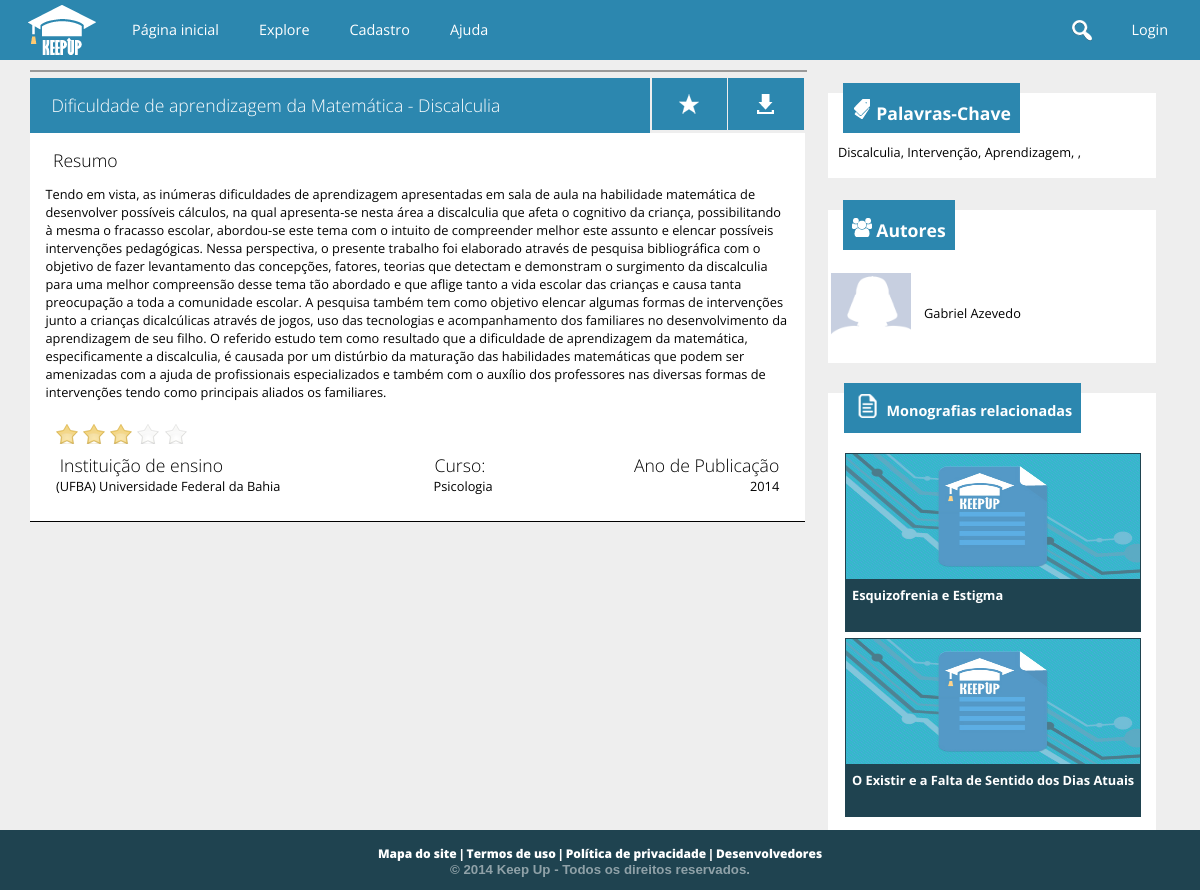
Screenshot of /trabalho.php?t=61 with the database file from the repository.
### tables this page shows
CREATE TABLE `trabalho` (
  `cd_trabalho` int(11) NOT NULL AUTO_INCREMENT,
  `nm_titulo` varchar(200) NOT NULL,
  `ds_resumo` text,
  `cd_escola` int(11) NOT NULL,
  `cd_curso` int(11) NOT NULL,
  `dt_publicado` datetime NOT NULL,
  `aa_publicacao` int(4) NOT NULL,
  `tx_pchave` varchar(255) DEFAULT '',
  PRIMARY KEY (`cd_trabalho`),
  KEY `fk_trabalhoescola` (`cd_escola`),
  KEY `fk_trabalhocurso` (`cd_curso`),
  CONSTRAINT `fk_trabalhocurso` FOREIGN KEY (`cd_curso`) REFERENCES `curso` (`cd_curso`),
  CONSTRAINT `fk_trabalhoescola` FOREIGN KEY (`cd_escola`) REFERENCES `escola` (`cd_escola`)
);

CREATE TABLE `escola` (
  `cd_escola` int(11) NOT NULL AUTO_INCREMENT,
  `cd_usuario` int(11) NOT NULL,
  `nm_escola` varchar(300) NOT NULL,
  `nm_cnpj` char(14) NOT NULL,
  `tx_url_avatar` text,
  `tx_info` text,
  `tx_endereco` varchar(150) DEFAULT NULL,
  `tx_contato` text,
  `tx_url_externo` text,
  `cd_cidade` int(11) DEFAULT NULL,
  PRIMARY KEY (`cd_escola`),
  UNIQUE KEY `cd_usuario` (`cd_usuario`),
  UNIQUE KEY `nm_cnpj` (`nm_cnpj`),
  KEY `fk_escolacidade` (`cd_cidade`),
  CONSTRAINT `fk_escolacidade` FOREIGN KEY (`cd_cidade`) REFERENCES `cidade` (`cd_cidade`),
  CONSTRAINT `fk_escolausuario` FOREIGN KEY (`cd_usuario`) REFERENCES `usuario` (`cd_usuario`)
);

CREATE TABLE `aluno` (
  `cd_aluno` int(11) NOT NULL AUTO_INCREMENT,
  `cd_usuario` int(11) NOT NULL,
  `nm_aluno` varchar(100) NOT NULL,
  `dt_nascimento` date NOT NULL,
  `tx_bio` text,
  `nm_url_avatar` text,
  `nm_fb` varchar(50) DEFAULT NULL,
  `tx_url_linkedin` text,
  `tx_url_externo` text,
  `nm_profissao` varchar(50) DEFAULT NULL,
  `cd_cidade` int(11) DEFAULT NULL,
  PRIMARY KEY (`cd_aluno`),
  UNIQUE KEY `cd_usuario` (`cd_usuario`),
  KEY `fk_alunocidade` (`cd_cidade`),
  CONSTRAINT `fk_alunocidade` FOREIGN KEY (`cd_cidade`) REFERENCES `cidade` (`cd_cidade`),
  CONSTRAINT `fk_alunousuario` FOREIGN KEY (`cd_usuario`) REFERENCES `usuario` (`cd_usuario`)
);

CREATE TABLE `curso` (
  `cd_curso` int(11) NOT NULL AUTO_INCREMENT,
  `nm_curso` varchar(100) NOT NULL,
  `vl_nivel` tinyint(4) NOT NULL,
  `cd_area` int(11) NOT NULL,
  PRIMARY KEY (`cd_curso`),
  UNIQUE KEY `nm_curso` (`nm_curso`),
  KEY `fk_curso_area` (`cd_area`),
  CONSTRAINT `fk_curso_area` FOREIGN KEY (`cd_area`) REFERENCES `area` (`cd_area`)
);

### public_html/php/mediaAvaliacao.php (called while the page is built, shortened)
<?php
$somaAvaliacoes = "SELECT sum(vl_voto) FROM voto WHERE cd_trabalho = $cd_trabalho";
$soma = $conexao->consultar($somaAvaliacoes);
    if($soma[0][0] <> null) {
                $qtVotos = $conexao->consultar("SELECT count(vl_voto) FROM voto WHERE cd_trabalho = $cd_trabalho");
                $total =  (int)$soma[0][0];
                $divide = (int)$qtVotos[0][0];
                $media = $total/$divide;
                $media = number_format($media, 1);
                $decimal = explode('.', $media);
                $comparar = $decimal[1];
                if($comparar > 5) { $media = ceil($media); }
    }
?>

### conexao.class.php (called while the page is built, shortened)
<?php
class Conexao {
	private $host = "localhost";
	private $usuario = "root";
	private $senha = "usbw";
	private $banco = "keepup";
	private function conectar() {
		if($this->conexao = mysql_connect($this->host, $this->usuario, $this->senha)) {
			if($this->conexaoBanco = mysql_select_db($this->banco)) {
				return $this;
			}
		}
		die("conexao.class:20". mysql_error());
	}
	public function consultar($sql) {
		if($query = mysql_query($sql)) {
			$arr_resultado = array();
			while($resultado = mysql_fetch_array($query)) {
				array_push($arr_resultado, $resultado);
			}
			return $arr_resultado;
		}
		else {
			echo "conexao:39: ".mysql_error();
			$this->desconectar();
			return false;
		}
	}
}
?>

### public_html/trabalho.php (the view, shortened to what this page needs)
<?php
require("../conexao.class.php");
$conexao = new Conexao();
$cd_trabalho = $_GET['t'];
$comando = "SELECT * FROM trabalho WHERE cd_trabalho = $cd_trabalho";
$trabalho = $conexao->consultar($comando);
$cd_escola = $trabalho[0]['cd_escola'];
$comando = "SELECT nm_escola FROM escola WHERE cd_escola = $cd_escola";
$escola = $conexao->consultar($comando);
$comando =
    "SELECT
        al.nm_aluno 'nome', al.cd_usuario 'cdUser', al.cd_aluno 'cd', al.nm_url_avatar 'urlAvatar',
        c.nm_curso 'nmCurso'
    FROM
        autoria au, trabalho t, aluno al, curso c
    WHERE
        t.cd_trabalho = $cd_trabalho and
        au.cd_trabalho = t.cd_trabalho and
        au.cd_aluno = al.cd_aluno and
        t.cd_curso = c.cd_curso";
$autores = $conexao->consultar($comando);
$autorDoTrabalho = false;
$relacionados = $conexao->consultar(
	"SELECT * FROM trabalho t where cd_curso = {$trabalho[0]["cd_curso"]}
    order by rand() limit 3;"
);
$jaEhFavorito = false;
$pchaves = explode(".", $trabalho[0]["tx_pchave"]);
$i = 0;
foreach($pchaves as $pchave) {
    $pchaves[$i] = trim($pchave);
    $i++;
}
require("php/mediaAvaliacao.php");
?>
<!doctype html>
<html>
<head>
    <link href="cs/style_monografia.css" type="text/css" rel="stylesheet">
    <link href="cs/global.css" rel="stylesheet" type="text/css" />
</head>
<body>
	<?php
		include_once("header.php");
	?>
	 <section>
    	<div id="bloco1_esquerda_resumo" onmouseout='EstrelaCor(<?php if(isset($media)) { echo $media;}?>)'>
                <div id="imagem_monografia">
                </div>
        		<div id="bloco1_esquerda_titulo" style="height:auto">
                	<h1><?php echo $trabalho[0]['nm_titulo']; ?></h1>
                </div>
                	<a href="#">
                <div id="bloco1_esquerda_favorito"
                        style="<?php if($autorDoTrabalho) { ?>background-image:url(images/pencil.png);<?php } if($jaEhFavorito) { ?>background-color: #1f4350;<?php } ?>">
                </div>
                	</a>
                	<a href="docs/<?php echo $cd_trabalho; ?>/main.pdf" target="_blank">
                <div id="bloco1_esquerda_baixar"> </div>
                	</a>
                <div id="bloco1_esquerda_parte_escrita">
                	<h1> Resumo </h1>
                   <p><?php echo $trabalho[0]['ds_resumo'];?></p>
                    <div id="rodape_monografia">
                    	<table id="table_rodape">
                        	<tr>
                                 <td>
                                 <div id="votar">
                                <input type='image' title='Fraco'  class='estrela' src='images/stars.png' id='um' value='1' onmouseover='EstrelaCor("1")' onmouseout='EstrelaSemCor()' onclick="votar('1');">
                                <input type='image' title='Regular' class='estrela' src='images/stars.png' id='dois' value='2' onmouseover='EstrelaCor("2")' onmouseout='EstrelaSemCor()' onclick="votar('2');">
                                <input type='image' title='Bom' class='estrela' src='images/stars.png' id='tres' value='3' onmouseover='EstrelaCor("3")' onmouseout='EstrelaSemCor()' onclick="votar('3');">
                                <input type='image' title='Muito Bom' class='estrela' src='images/stars.png' id='quatro' value='4' onmouseover='EstrelaCor("4")' onmouseout='EstrelaSemCor()' onclick="votar('4');">
                                <input type='image' title='Excelente' class='estrela' src='images/stars.png' id='cinco' value='5' onmouseover='EstrelaCor("5")' onmouseout='EstrelaSemCor()' onclick="votar('5');">
                                </div>
                                </td>
                            </tr>
                            <tr>
                            <td>
                            	<h1> Instituição de ensino </h1>
                                <p> <?php echo $escola[0]['nm_escola'];?> </p>
                            </td>
                            	<td> <h1> Curso: </h1> <p><?php echo $autores[0]['nmCurso'];?></p> </td>
                                <td style="text-align:right;"> <h1> Ano de Publicação </h1> <p><?php echo $trabalho[0]['aa_publicacao']; ?></p></td>
                            </tr>
                        </table>
                    </div>
                </div>
        </div>
        <div id="direita" style="height:auto">
            <div id="bloco2_palavra_chave">
            	<header class="UltimosTrabalhos">
                          <div class="latest_posts">
		                          <table>
                                  	<tr>
                                    	<td> <img src="images/index_icons/chave.png" style="margin-top:-20px" > </td>
                                  		<td> <h1> Palavras-Chave </h1> </td>
                                    </tr>
                                  </table>
                          </div>
                    </header>
            	<p>
                    <?php foreach($pchaves as $pchave) { echo "<a href='explore.php?pesquisa=$pchave'>$pchave</a>, ";} ?>
               </p>
            </div>
            <div id="bloco3_autores">
            	<header class="UltimosTrabalhos">
                          <div class="latest_posts">
		                          <table>
                                  	<tr>
                                    	<td> <img src="images/index_icons/autores.png"> </td>
                                  		<td> <h1 > Autores </h1> </td>
                                    </tr>
                                  </table>
                          </div>
                    </header>
	<?php foreach ($autores as $autor) { ?>
        <a href='usuario.php?u=<?php echo $autor['cdUser']; ?>' style="color:black;">
           <table id="table_autores">
              <tr>
              <td style="width:80px">
                            	<div id="foto_usuario_monografia">
				<?php if($autor['urlAvatar'] <> '') { ?>
                    <img src="images/upload/<?php echo "{$autor['cdUser']}/{$autor['urlAvatar']}"; ?>" class="imagem_usuario">
                <?php }
                else { ?>
                    <img src="images/default/usericon.png" class="imagem_usuario">
                <?php } ?>
                </div>
                </td>
                <td style="padding-left:10px">
				<?php
                	echo "<p>{$autor['nome']}</p>";
                ?>
                </td>
            </tr>
            </table>
        </a>
    <?php } ?>
			</div>
           <?php if(sizeof($relacionados) > 0) { ?>
            <div id="bloco4_monografia_relacionada">
                    <header class="UltimosTrabalhos">
                          <div class="latest_posts" style="margin-left:-2%;">
                              <table>
                                <tr>
                                    <td> <img src="images/perfil_usuario/monografias.png" width="30"> </td>
                                    <td> <h1 style="font-size:.9em"> Monografias relacionadas </h1> </td>
                                </tr>
                              </table>
                          </div>
                    </header>
                    <?php foreach ($relacionados as $trabalhoRelacionado) {
                    if($trabalhoRelacionado['cd_trabalho'] <> $cd_trabalho){   ?>
                    <a href="trabalho.php?t=<?php echo $trabalhoRelacionado['cd_trabalho'];?>">
                        <div id="cada_monografia_relacionada">
                            <div class="imagem_monografia_relacionada">
                                <img src="images/imagens_monografias/img_vis.jpg" class="imagem_relacionada">
                            </div>
                            <footer class="titulo_relacionada"> <h1> <?php echo substr($trabalhoRelacionado['nm_titulo'], 0, 75);?></h1>  </footer>
                        </div>
                    </a>
                    <?php }}?>
                </div>
            </div>
           <?php } ?>
    </section>
    <?php
		include_once("footer.php");
	?>
</body>
</html>

### public_html/cs/style_monografia.css (style rules this page uses)
section { width:95%; height:auto; margin:auto; }
p { font-size:.8em; }
#imagem_monografia { width:100%; background-color:white; margin-bottom:2%; border:1px solid rgba(0,0,0,.4); text-align:center; max-height:300px; }
.imagem_usuario { width:100%; max-height:100%; }
#bloco1_esquerda_resumo { width:68%; height:auto; color:white; margin:0; padding-top:10px; float:left; }
#bloco1_esquerda_resumo h1 { margin:0; margin-left:1%; font-weight:100; font-size:1.1em; }
#bloco1_esquerda_titulo { width:76%; padding:2%; height:20px; margin-top:-10px; background-color:#2c87af; float:left; margin-right:0.2%; overflow:hidden; }
#bloco1_esquerda_favorito { width:5.7%; height:20px; padding:2%; margin-top:-10px; background-color:#2c87af; float:left; margin-right:0.2%; background-image:url(../images/index_icons/star.png); background-position:center; background-repeat:no-repeat; -webkit-transition: background-color; -webkit-transition-duration:0.1s ; -webkit-transition-timing-function:ease-in; }
#bloco1_esquerda_baixar { width:5.7%; height:20px; padding:2%; margin-top:-10px; background-color:#2c87af; float:left; background-image:url(../images/index_icons/favorito.png); background-position:center; background-repeat:no-repeat; -webkit-transition: background-color; -webkit-transition-duration:0.1s ; -webkit-transition-timing-function:ease-in; }
#bloco1_esquerda_parte_escrita { width:96%; height:auto; padding:2%; background-color:white; clear:both; color:black; border-bottom:1px solid black; }
#direita { width:30%; float:right; height:auto; height:60px; }
#bloco2_palavra_chave { width:96%; height:auto; background-color:white; margin-top:5%; padding-bottom:2%; }
#bloco2_palavra_chave p { margin:10px; margin-top:-10px; font-size:.8em }
.UltimosTrabalhos { margin-top:20px; width:97%; background-color:white; margin:auto; MARGIN-TOP:10%; }
.latest_posts { float:left; width:auto; padding-left:2%; padding-right:2%; height:50px; margin-top:-10px; background-color:#2c87af; color:white; margin-left:10px; }
.latest_posts h1 { font-size:1.1em; margin-top:15px; }
#bloco3_autores { width:96%; height:auto; background-color:white; margin-top:5%; padding-bottom:2%; }
#table_autores { width:100%; }
#table_autores tr { -webkit-transition: background-color; -webkit-transition-duration:0.1s ; -webkit-transition-timing-function:ease-in; }
#bloco4_monografia_relacionada { width:86%; height:auto; background-color:white; margin-top:5%; padding-bottom:2%; padding-right:5%; padding-left:5%; }
#cada_monografia_relacionada { width:100%; height:175px; background-color:orange; margin-bottom:10px; }
.imagem_monografia_relacionada { width:100%; height:125px; background-color:white; border:1px solid #1f4350; }
.imagem_relacionada { width:100%; height:100%; text-align:left; position:relative; opacity:.8; -webkit-transition: opacity; -webkit-transition-duration:0.1s ; -webkit-transition-timing-function:ease-in; }
a:link { text-decoration:none; }
.titulo_relacionada { width:96%; max-height:50px; background-color:#1f4350; border:1px solid #1f4350; color:white; padding-left:2%; padding-right:2%; }
.titulo_relacionada h1 { margin:5px 0 0 0; font-size:.8em; }
#foto_usuario_monografia { width:80px; height:80px; margin:auto; }
#rodape_monografia { width:98%; padding:1%; }
#table_rodape { width:100%; }
#rodape_monografia p { margin:0; }

### public_html/cs/global.css (style rules this page uses)
a { color: inherit; transition: color .5s; }
* { font-family: 'Open Sans', sans-serif; }
body { margin:0; padding:0; font-family:Verdana, Geneva, sans-serif; border:0; background-color:#eeeeee; }
header { width:100%; height:60px; background-color:#2c87af; color:white; }
table { margin:auto; }
footer { width:100%; height:60px; clear:both; background-color:#1f4350; position:relative; bottom:0; }

### rows the page displays
trabalho: nm_titulo "Dificuldade de aprendizagem da Matemática - Discalculia", ds_resumo "Tendo em vista, as inúmeras dificuldades de aprendizagem apresentadas em sala de aula na habilidade matemática de desenvolver possíveis cálculos, na qual apresenta-se nesta área a discalculia que afeta o cognitivo da criança, possibilitando à mesma o fracasso escolar, abordou-se este tema com o intuito de compreender melhor este assunto e elencar possíveis intervenções pedagógicas. Nessa perspectiva, o presente trabalho foi elaborado através de pesquisa bibliográfica com o objetivo de fazer levantamento das concepções, fatores, teorias que detectam e demonstram o surgimento da discalculia para uma melhor compreensão desse tema tão abordado e que aflige tanto a vida escolar das crianças e…", aa_publicacao "2014"
escola: nm_escola "(UFBA) Universidade Federal da Bahia"
aluno: curso.nm_curso "Psicologia", nm_aluno "Gabriel Azevedo"
trabalho: nm_titulo "Esquizofrenia e Estigma"
trabalho: nm_titulo "O Existir e a Falta de Sentido dos Dias Atuais"

### other values shown
$pchave "Discalculia"
$pchave "Intervenção"
$pchave "Aprendizagem"
